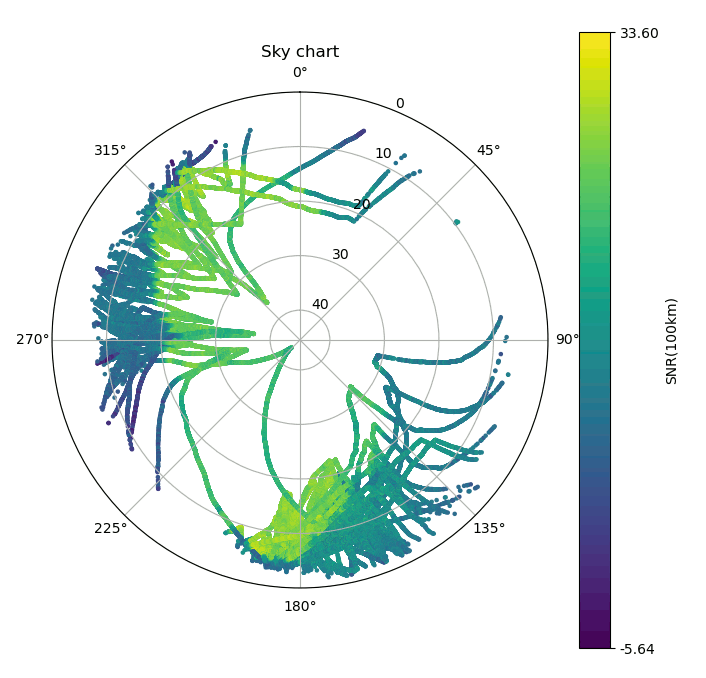

The Python source for this figure:
import argparse
import matplotlib.pyplot as plt
import numpy as np
import pandas as pd
import math


reference_lat = 46.4  # Replace with your latitude
reference_lon = 8.9   # Replace with your longitude
reference_alt = 470   # Replace with your altitude

dotsize = 5 #Size of the dots in the diagram



earth_radius = 6371000 

# Parse command-line arguments
parser = argparse.ArgumentParser(description='Generate a polar diagram from log files.')
parser.add_argument('--nodfm', action='store_true', help='Do not use data from DFM sondes')
parser.add_argument('logfiles', nargs='+', help='List of log files to process')
args = parser.parse_args()

# Initialize data as an empty DataFrame
data = pd.DataFrame(columns=[
    'timestamp', 'serial', 'frame', 'lat', 'lon', 'alt', 'vel_v', 'vel_h',
    'heading', 'temp', 'humidity', 'pressure', 'type', 'freq_mhz', 'snr',
    'f_error_hz', 'sats', 'batt_v', 'burst_timer', 'aux_data'
])


for logfile in args.logfiles:
    if args.nodfm and "DFM" in logfile:
        continue
    temp_data = pd.read_csv(logfile)
    data = pd.concat([data, temp_data], ignore_index=True)
    
# Do not use sondes with unknown SNR

    data = data[data['snr'] != -99.0]

latitudes = data['lat']
longitudes = data['lon']
snr_values = data['snr']
altitudes = data['alt']


# Define a function to calculate azimuth
def calculate_azimuth(observer_lat, observer_lon, balloon_lat, balloon_lon):
    observer_lat = math.radians(observer_lat)
    observer_lon = math.radians(observer_lon)
    balloon_lat = math.radians(balloon_lat)
    balloon_lon = math.radians(balloon_lon)

    d_lon = balloon_lon - observer_lon

    y = math.sin(d_lon) * math.cos(balloon_lat)
    x = math.cos(observer_lat) * math.sin(balloon_lat) - math.sin(observer_lat) * math.cos(balloon_lat) * math.cos(d_lon)

    azimuth = math.atan2(y, x)
    azimuth = math.degrees(azimuth)
    azimuth = (azimuth + 360) % 360  # Ensure the result is between 0 and 360 degrees

    return azimuth

azimuths = []  # List to store calculated azimuth values

for i in range(len(latitudes)):
    azimuth = calculate_azimuth(reference_lat, reference_lon, latitudes[i], longitudes[i])
    azimuths.append(azimuth)


# Calculate distances in meters
distances = earth_radius * np.arccos(np.sin(np.radians(reference_lat)) * np.sin(np.radians(latitudes)) + np.cos(np.radians(reference_lat)) * np.cos(np.radians(latitudes)) * np.cos(np.radians(longitudes - reference_lon)))

# Calculate height difference due to earth curvature
hdiff=earth_radius * (1 - np.cos(np.radians(8.993e-6*distances))) # 0.00899 degree per km

# Calculate elevation based on altitude and distance from reference point
elevations = np.degrees(np.arctan((altitudes - reference_alt - hdiff) / distances))  # Invert elevations

# Calculate the line of sight distance for SNR normalization
distances_los = np.sqrt(distances**2 + altitudes**2)


# Normalizing SNR to 100 km distance
snr_values = data['snr'].astype(float)
snr_values = snr_values - 20 * np.log10(100000 / distances_los)

# Create a polar plot
plt.figure(figsize=(8, 8))
ax = plt.subplot(111, projection='polar', theta_direction=-1)  # Counterclockwise direction

# Map SNR values to colors (use 'snr_values' for color mapping)
colors = plt.cm.viridis(snr_values / snr_values.max())

# Plot data points on the polar diagram with color mapping
scatter = ax.scatter(np.radians(azimuths), elevations, c=snr_values, cmap='viridis', s=dotsize)

# Set colorbar for SNR values with custom ticks and labels
cbar = plt.colorbar(scatter)
cbar.set_label('SNR(100km)')

# Define custom colorbar ticks and labels based on the actual SNR range
min_snr = snr_values.min()
max_snr = snr_values.max()
cbar.set_ticks([min_snr, max_snr])
cbar.set_ticklabels([f"{min_snr:.2f}", f"{max_snr:.2f}"])


# Customize the polar plot if needed (e.g., labels, title)
plt.title('Sky chart')
plt.grid(True)

# Set the zero location to the top (North)
ax.set_theta_zero_location('N')

# Set the y-axis limits to go from 0 to 90°
#ax.set_ylim(0, 90)

# Invert the y-axis
ax.invert_yaxis()

# Show the polar diagram
#plt.gcf().set_size_inches(100, 100)
#plt.savefig('plot.png', dpi=100)  #for saving the file in higher resolution
plt.show()
